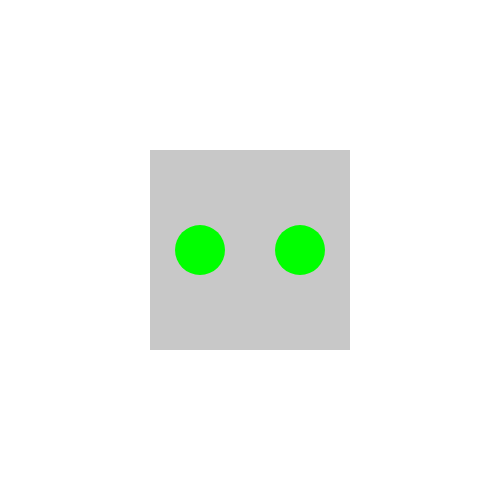
Frame 1 (no input)
Frame 60 (no input): identical to frame 1, image omitted
Frame 120 (the mouse pressed at the canvas centre since frame 60): identical to frame 1, image omitted

The p5.js sketch that drew this single still picture (run headless with seeded random() and noise() and a simulated clock; from frame 60 on, the mouse is pressed at the canvas centre):

// p5.js sketch
// ── sketch.js
let centerX;
let centerY;
function setup() {
  createCanvas(500, 500);
  centerX = width / 2;
  centerY = height / 2;
}

function draw() {
  background(255);
  //命令の実行
  drawRoboto();
}

//自作の関数　
function drawRoboto() {
  // 命令をまとめる
  noStroke();
  fill(200);
  rectMode(CENTER);
  rect(centerX, centerY, 200, 200);
  fill(0, 255, 0);
  ellipse(centerX - 50, centerY, 50, 50);
  ellipse(centerX + 50, centerY, 50, 50);
}
